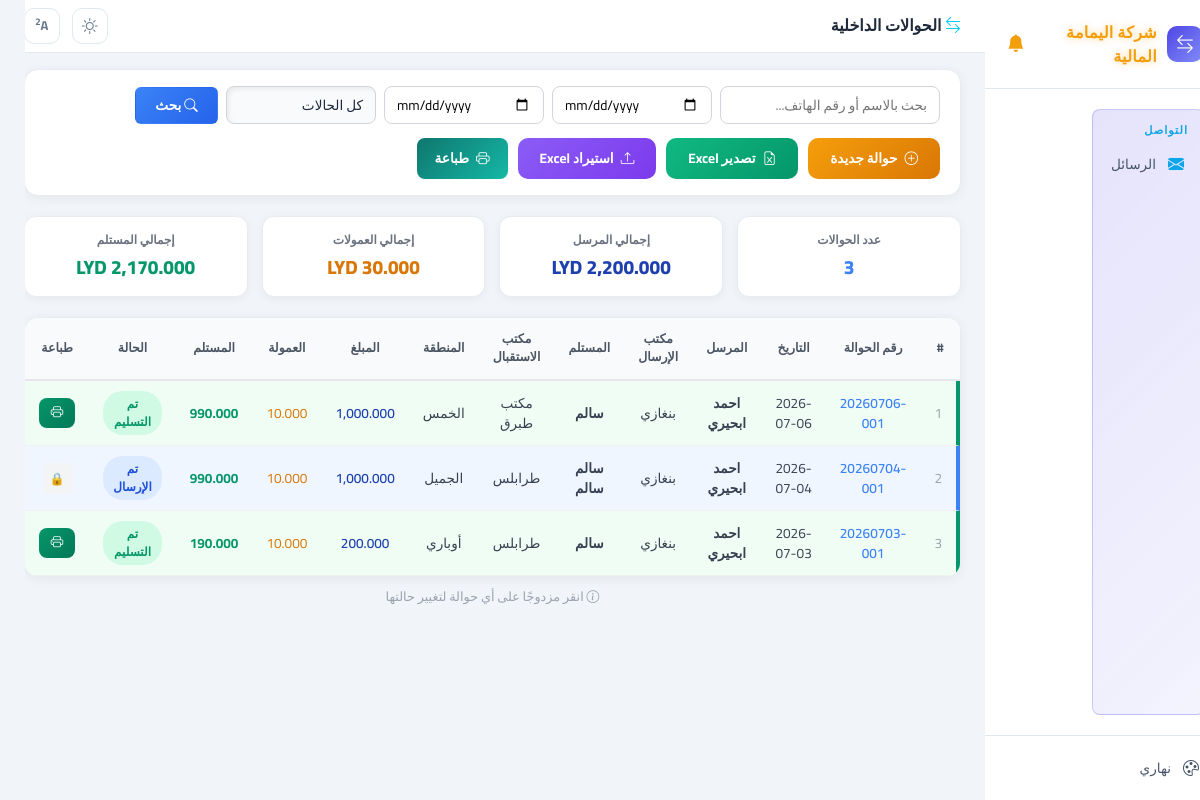
The app's page /internal/ with its own data.
### access_app/models.py (models this page shows, shortened)
class InternalTransfer(models.Model):
    order_number = models.CharField(max_length=50, verbose_name="رقم الحوالة", unique=True)
    date = models.DateField(verbose_name="التاريخ")
    time = models.TimeField(verbose_name="الوقت")
    sender_office = models.ForeignKey(OfficeName, on_delete=models.SET_NULL, null=True, blank=True, verbose_name="مكتب الإرسال", related_name="internal_sent")
    sender_name = models.CharField(max_length=200, verbose_name="اسم المرسل")
    sender_tele = models.CharField(max_length=20, verbose_name="هاتف المرسل", blank=True)
    sender_notes = models.TextField(verbose_name="ملاحظات المرسل", blank=True)
    receiver_office = models.ForeignKey(OfficeName, on_delete=models.SET_NULL, null=True, blank=True, verbose_name="مكتب الاستقبال", related_name="internal_received")
    receiver_name = models.CharField(max_length=200, verbose_name="اسم المستلم")
    receiver_tele = models.CharField(max_length=20, verbose_name="هاتف المستلم", blank=True)
    receiver_notes = models.TextField(verbose_name="ملاحظات المستلم", blank=True)
    delivery_area = models.ForeignKey(DeliveryArea, on_delete=models.SET_NULL, null=True, blank=True, verbose_name="منطقة التسليم")
    delivery_area_name = models.CharField(max_length=200, verbose_name="منطقة التسليم (نص)", blank=True)
    sent_amount = models.FloatField(verbose_name="المبلغ المرسل", default=0)
    office_commission = models.FloatField(verbose_name="عمولة المكتب", default=0)
    received_amount = models.FloatField(verbose_name="المبلغ المستلم", default=0)
    status = models.CharField(max_length=20, verbose_name="الحالة", choices=[
        ("pending", "قيد الإرسال"),
        ("sent", "تم الإرسال"),
        ("received", "تم الاستلام"),
        ("cancelled", "ملغي"),
    ], default="pending")
    class Meta:
        verbose_name = "حوالة داخلية"
        verbose_name_plural = "الحوالات الداخلية"
        ordering = ["-id"]

class OfficeName(models.Model):
    office_name = models.CharField(max_length=200, verbose_name="اسم المكتب")
    code = models.CharField(max_length=10, verbose_name="الكود", blank=True, default="")
    class Meta:
        verbose_name = "مكتب"
        verbose_name_plural = "المكاتب"

class DeliveryArea(models.Model):
    name = models.CharField(max_length=200, unique=True, verbose_name="اسم المنطقة")
    class Meta:
        verbose_name = "منطقة تسليم"
        verbose_name_plural = "مناطق التسليم"
        ordering = ["name"]

### access_app/views.py (the view, shortened to what this page needs)
# urls.py: path('internal/', views.internal_transfer_list, name='internal_transfer_list'),
def internal_transfer_list(request):
    user = get_current_user(request)
    q = request.GET.get("q", "").strip()
    date_from = request.GET.get("date_from", "").strip()
    date_to = request.GET.get("date_to", "").strip()
    status = request.GET.get("status", "").strip()
    qs = InternalTransfer.objects.all()
    if user and not user.is_admin and user.office_name:
        qs = qs.filter(
            models.Q(sender_office__office_name=user.office_name) |
            models.Q(receiver_office__office_name=user.office_name)
        )
    if date_from:
        qs = qs.filter(date__gte=date_from)
    if date_to:
        qs = qs.filter(date__lte=date_to)
    if status:
        qs = qs.filter(status=status)
    agg = qs.aggregate(
        total_sent=Sum("sent_amount"),
        total_commission=Sum("office_commission"),
        total_received=Sum("received_amount"),
        count=Count("id"),
    )
    return render(request, "internal_transfer_list.html", {
        "transfers": qs[:500],
        "q": q,
        "date_from": date_from,
        "date_to": date_to,
        "selected_status": status,
        "total_sent": agg["total_sent"] or 0,
        "total_commission": agg["total_commission"] or 0,
        "total_received": agg["total_received"] or 0,
        "count": agg["count"] or 0,
        "title": "الحوالات الداخلية",
    })

### access_app/templates/internal_transfer_list.html (shortened to what this page needs)
{% extends "base.html" %}
{% load app_tags %}
{% block page_title %}<i class="bi bi-arrow-left-right text-info"></i> الحوالات الداخلية{% endblock %}
{% block content %}
<div class="filter-bar">
    <form method="get" class="d-flex gap-2 align-items-center flex-wrap">
        <input type="text" name="q" value="{{ q }}" class="form-input" placeholder="بحث بالاسم أو رقم الهاتف..." style="width:220px">
        <input type="date" name="date_from" value="{{ date_from }}" class="form-input" style="width:160px">
        <input type="date" name="date_to" value="{{ date_to }}" class="form-input" style="width:160px">
        <select name="status" class="form-select" style="width:150px">
            <option value="">كل الحالات</option>
        </select>
        <button type="submit" class="btn btn-search"><i class="bi bi-search"></i> بحث</button>
    </form>
    <div class="action-row">
        <a href="{% url 'add_internal_transfer' %}" class="btn btn-new"><i class="bi bi-plus-circle"></i> حوالة جديدة</a>
        <a href="{% url 'export_internal_excel' %}" class="btn btn-export"><i class="bi bi-file-earmark-excel"></i> تصدير Excel</a>
        <label class="btn btn-import" style="cursor:pointer"><i class="bi bi-upload"></i> استيراد Excel</label>
        <button type="button" class="btn" onclick="window.print()" style="background:linear-gradient(135deg,#0f766e,#14b8a6);color:#fff;border:none;padding:8px 18px;border-radius:8px;font-weight:700;margin-left:auto"><i class="bi bi-printer"></i> طباعة</button>
    </div>
</div>
<div class="stats-row">
    <div class="stat-mini"><div class="sm-label">عدد الحوالات</div><div class="sm-value" style="color:#3b82f6">{{ count }}</div></div>
    <div class="stat-mini"><div class="sm-label">إجمالي المرسل</div><div class="sm-value" style="color:#1e40af">{{ total_sent|fmt }} LYD</div></div>
    <div class="stat-mini"><div class="sm-label">إجمالي العمولات</div><div class="sm-value" style="color:#d97706">{{ total_commission|fmt }} LYD</div></div>
    <div class="stat-mini"><div class="sm-label">إجمالي المستلم</div><div class="sm-value" style="color:#059669">{{ total_received|fmt }} LYD</div></div>
</div>
<div class="table-card">
    {% if transfers %}
    <div class="table-responsive">
        <table class="int-table">
            <thead>
                <tr>
                    <th class="print-hide">#</th>
                    <th>رقم الحوالة</th>
                    <th>التاريخ</th>
                    <th>المرسل</th>
                    <th>مكتب الإرسال</th>
                    <th>المستلم</th>
                    <th>مكتب الاستقبال</th>
                    <th class="print-hide">المنطقة</th>
                    <th>المبلغ</th>
                    <th>العمولة</th>
                    <th>المستلم</th>
                    <th>الحالة</th>
                    <th class="print-hide">طباعة</th>
                </tr>
            </thead>
            <tbody>
                {% for t in transfers %}
                <tr class="row-{{ t.status }}" data-id="{{ t.id }}" data-status="{{ t.status }}" ondblclick="openModal(this)">
                    <td class="print-hide" style="color:#9ca3af">{{ forloop.counter }}</td>
                    <td style="color:#3b82f6;font-weight:600">{{ t.order_number }}</td>
                    <td>{{ t.date|date:"Y-m-d" }}</td>
                    <td style="font-weight:600">{{ t.sender_name }}</td>
                    <td>{{ t.sender_office.office_name|default:"-" }}</td>
                    <td style="font-weight:600">{{ t.receiver_name }}</td>
                    <td>{{ t.receiver_office.office_name|default:"-" }}</td>
                    <td class="print-hide">{{ t.delivery_area.name|default:t.delivery_area_name|default:"-" }}</td>
                    <td style="font-weight:600;color:#1e40af">{{ t.sent_amount|fmt }}</td>
                    <td style="color:#d97706">{{ t.office_commission|fmt }}</td>
                    <td style="font-weight:700;color:#059669">{{ t.received_amount|fmt }}</td>
                    <td>
                        <span class="status-badge status-{{ t.status }}">
                        </span>
                    </td>
                    <td class="print-hide">
                        {% if t.status == 'received' %}
                        <a href="{% url 'internal_transfer_receipt' t.id %}" target="_blank" onclick="event.stopPropagation()" style="background:linear-gradient(135deg,#059669,#047857);color:#fff;border:none;border-radius:8px;padding:6px 12px;font-size:.78rem;text-decoration:none;font-weight:600;display:inline-flex;align-items:center;gap:4px;transition:all .2s" title="طباعة إيصال الاستلام">
                            <i class="bi bi-printer"></i>
                        </a>
                        {% else %}
                        <span style="color:#9ca3af;font-size:.75rem;background:#f3f4f6;padding:4px 8px;border-radius:6px" title="متاح فقط بعد التسليم">🔒</span>
                        {% endif %}
                    </td>
                </tr>
                {% endfor %}
            </tbody>
        </table>
    </div>
    {% else %}
    <div style="text-align:center;padding:50px;color:#9ca3af">
        <i class="bi bi-inbox" style="font-size:3rem;display:block;margin-bottom:10px"></i>
        لا توجد حوالات داخلية
    </div>
    {% endif %}
</div>
<div class="hint"><i class="bi bi-info-circle"></i> انقر مزدوجًا على أي حوالة لتغيير حالتها</div>
{% endblock %}

### access_app/templates/base.html (shortened to what this page needs)
<!DOCTYPE html>
<html lang="ar" dir="rtl">
<head>
    <link href="https://cdn.jsdelivr.net/npm/bootstrap@5.3.0/dist/css/bootstrap.min.css" rel="stylesheet">
    <link href="https://cdn.jsdelivr.net/npm/bootstrap-icons@1.11.0/font/bootstrap-icons.css" rel="stylesheet">
</head>
<body>
    <div class="app-layout">
        <div class="sidebar" id="sidebar">
            <div class="brand">
                <div class="logo"><i class="bi bi-arrow-left-right"></i></div>
                <span>شركة اليمامة المالية</span>
                <div style="margin-right:auto;position:relative;cursor:pointer" onclick="window.location.href='{% url 'messages_inbox' %}'" title="الرسائل">
                    <i class="bi bi-bell-fill" style="font-size:1.1rem;color:#f59e0b;animation:none" id="bellIcon"></i>
                </div>
            </div>
            <div class="nav">
                <div class="sec-box" style="margin-top:8px">
                    <div class="nav-section" style="color:#0ea5e9;padding:4px 8px 6px;">التواصل</div>
                    <a href="{% url 'messages_inbox' %}" class="nav-item" style="padding:7px 10px;{% if '/messages/' in request.path %}background:var(--sidebar-active);color:#fff;{% endif %}">
                        <i class="bi bi-envelope-fill" style="color:#0ea5e9;"></i> الرسائل
                    </a>
                </div>
            </div>
            <div class="sidebar-footer">
                <a class="nav-item" data-action="toggleTheme"><i class="bi bi-palette"></i> <span id="themeLabel">السمات</span></a>
            </div>
        </div>
        <div class="main-area">
            <div class="topbar">
                <div class="page-title">
                    <h4>{% block page_title %}{% endblock %}</h4>
                </div>
                <div class="topbar-actions">
                    <div class="btn-icon" data-action="toggleTheme" title="السمات اللونية"><i class="bi bi-palette" id="themeIcon"></i></div>
                    <div class="btn-icon" data-action="toggleFontSize" title="حجم الخط" style="font-weight:700;font-size:0.8rem;"><span id="fontIcon">A</span><sup id="fontSizeLabel" style="font-size:0.6rem;">1</sup></div>
                </div>
            </div>
            <div class="page-content">
                {% block content %}{% endblock %}
            </div>
        </div>
    </div>
</body>
</html>

### records on screen
InternalTransfer: order_number "20260706-001", date "2026-07-06", sender_name "احمد ابحيري", sender_office.office_name "بنغازي", receiver_name "سالم", receiver_office.office_name "مكتب طبرق", delivery_area.name "الخمس", sent_amount|fmt "1,000.000", office_commission|fmt "10.000", received_amount|fmt "990.000", status "received" (drawn)
InternalTransfer: order_number "20260704-001", date "2026-07-04", sender_name "احمد ابحيري", sender_office.office_name "بنغازي", receiver_name "سالم سالم", receiver_office.office_name "طرابلس", delivery_area.name "الجميل", sent_amount|fmt "1,000.000", office_commission|fmt "10.000", received_amount|fmt "990.000"
InternalTransfer: order_number "20260703-001", date "2026-07-03", sender_name "احمد ابحيري", sender_office.office_name "بنغازي", receiver_name "سالم", receiver_office.office_name "طرابلس", delivery_area.name "أوباري", sent_amount|fmt "200.000", office_commission|fmt "10.000", received_amount|fmt "190.000", status "received" (drawn)

### other values on screen
{{ total_sent|fmt }} "2,200.000"
{{ total_commission|fmt }} "30.000"
{{ total_received|fmt }} "2,170.000"
